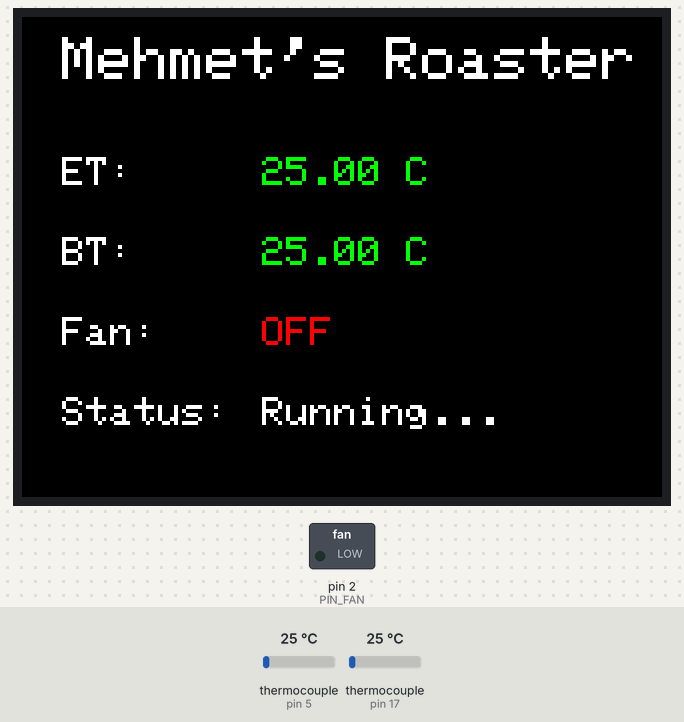
The sketch below on a simulated Arduino Mega 2560, built with avr-gcc and run on an emulated ATmega2560. Parts: 320×240 colour display, switched loads named in the sketch (green lamp = pin HIGH). The inputs (shaded band) are chosen by the test bench; at power-on: thermocouple (sensors on pin 5, pin 17) 25 °C. Pins used as bus, display or sensor lines are not drawn; what the sketch prints to the serial monitor is not drawn.

Above: at 1.4 s.
1.5 s: thermocouple (sensor on pin 5) set to 6 °C
At 1.9 s:
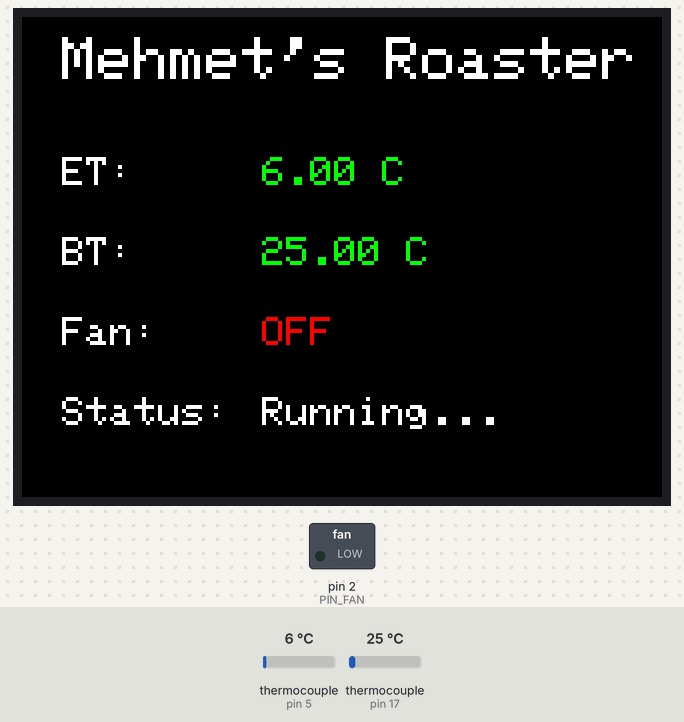
4.5 s: thermocouple (sensor on pin 17) set to 6 °C
At 5.8 s:
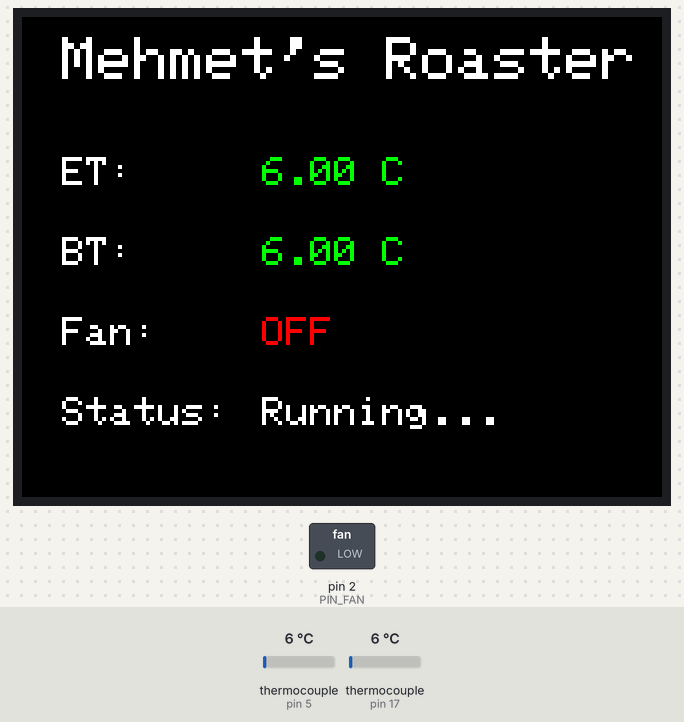
6.1 s: thermocouple (sensor on pin 5) set to 75 °C
At 6.8 s:
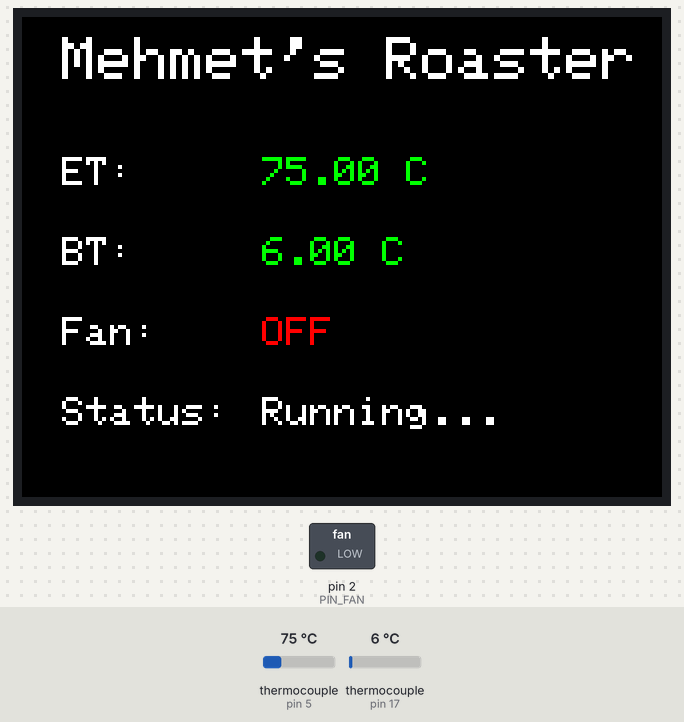
7.6 s: thermocouple (sensor on pin 17) set to 75 °C
At 8.3 s:
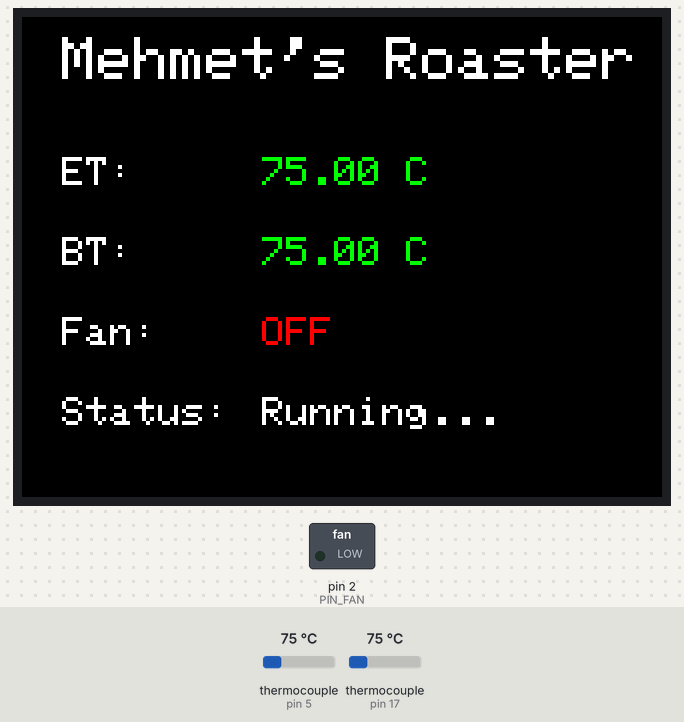
12.1 s: thermocouple (sensor on pin 5) set to 150 °C
At 12.9 s:
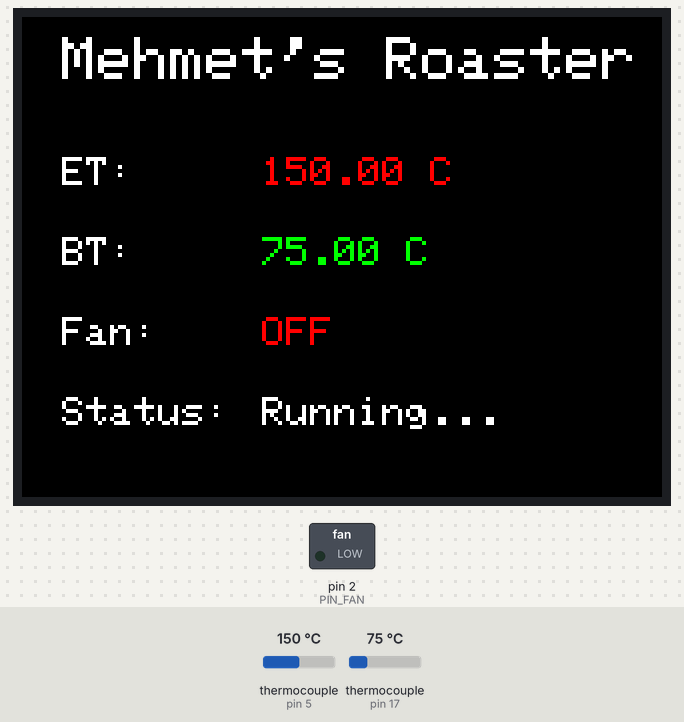
Timing chart, 0 to 15.1 s (numbered marks = the images above; inputs shaded):
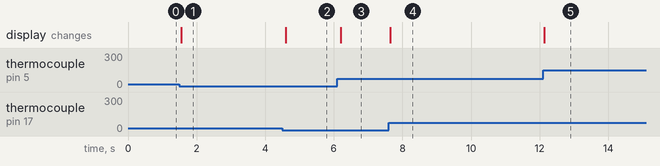

Measured:
- after the input at 1.5 s, the display: changes after 0.06 s (image 1)
- after the input at 4.5 s, the display: changes after 0.10 s (image 2)
- after the input at 6.1 s, the display: changes after 0.09 s (image 3)
- after the input at 7.6 s, the display: changes at once (image 4)
- after the input at 12.1 s, the display: changes at once (image 5)

The sketch:

main.ino
```cpp
#include <max6675.h>
#include <Adafruit_GFX.h>  // Core graphics library
#include <Adafruit_ST7789.h>
#include <SPI.h>  // Arduino SPI library

// Commands and commands handler
#include "./main.h"
#include "../lib/CommandHandler/CommandHandler.h"
#include "../lib/Commands/UnitsCommand.h"
#include "../lib/Commands/FanCommand.h"
#include "../lib/Commands/ReadCommand.h"
#include "../lib/Commands/ChanCommand.h"
#include "../lib/Commands/HeatCommand.h"

// TFT Object
Adafruit_ST7789 tft = Adafruit_ST7789(TFT_CS, TFT_DC, TFT_MOSI, TFT_SCLK, TFT_RST);

TemperatureUnit tempUnit = CELSIUS;

// Thermocouple Object
MAX6675 thermocouple(PIN_THERMO_CLK, PIN_THERMO_CS, PIN_THERMO_DO);
MAX6675 thermocouple2(PIN_THERMO_CLK, PIN_THERMO2_CS, PIN_THERMO_DO);

// Constants
const unsigned int LOOP_DELAY_MS = 50;  // Main loop delay

// Command Handler
CommandHandler commandHandler;

// Entry Point
void setup() {
  Serial.begin(115200);
  Serial.println("Artisan Roasting Software Initialized");

  // Register commands. OT2 is Artisan's fan channel; OT1 (heater) has no output on this
  // board and is just acked (see HeatCommand.h).
  commandHandler.registerCommand("UNITS", handleUnitsCommand);
  commandHandler.registerCommand("OT1", handleHeatCommand);
  commandHandler.registerCommand("OT2", handleFanCommand);
  commandHandler.registerCommand("READ", handleReadCommand);
  commandHandler.registerCommand("CHAN", handleChanCommand);

  initializeHardware();
  initializeTFT();
}

void loop() {
  // UBaseType_t freeStack = uxTaskGetStackHighWaterMark(NULL);
  // Serial.print("Free Stack: ");
  // Serial.println(freeStack);

  // Serial.print("Free Heap: ");
  // Serial.println(ESP.getFreeHeap());
  handleSerialCommand();

  // Read temperatures from both sensors
  float temp1 = readTemperature(tempUnit, 1);
  float temp2 = readTemperature(tempUnit, 2);
  bool fanState = digitalRead(PIN_FAN);

  // Update the display with both temperatures and fan state
  updateTFT(temp1, temp2, fanState);

  delay(LOOP_DELAY_MS);
}

// Initializes hardware components
void initializeHardware() {
  pinMode(PIN_FAN, OUTPUT);
  digitalWrite(PIN_FAN, LOW);  // Ensure fan is off initially

  pinMode(PIN_THERMO_CS, OUTPUT);     // Ensure thermocouple 1 CS pin is output
  digitalWrite(PIN_THERMO_CS, HIGH);  // Disable thermocouple 1 initially

  pinMode(PIN_THERMO2_CS, OUTPUT);     // Ensure thermocouple 2 CS pin is output
  digitalWrite(PIN_THERMO2_CS, HIGH);  // Disable thermocouple 2 initially
}

// Initializes the TFT display
void initializeTFT() {
  tft.init(240, 320, SPI_MODE2);  // Initialize with the resolution of the display
  tft.setRotation(1);             // Landscape mode
  tft.fillScreen(ST77XX_BLACK);

  // Title
  tft.setTextSize(3);
  tft.setTextColor(ST77XX_WHITE);
  tft.setCursor(20, 10);
  tft.print("Mehmet's Roaster");

  // Labels
  tft.setTextSize(2);
  tft.setCursor(20, 70);
  tft.print("ET:");
  tft.setCursor(20, 110);
  tft.print("BT:");
  tft.setCursor(20, 150);
  tft.print("Fan:");
  tft.setCursor(20, 190);
  tft.print("Status:");
}

void handleSerialCommand() {
  if (Serial.available() > 0) {
    String command = Serial.readStringUntil('\n');
    command.trim();  // Remove whitespace
    commandHandler.handleCommand(command);
  }
}

// Reads temperature from the thermocouple
float readTemperature(TemperatureUnit unit, int sensor) {
  int thermo_cs = (sensor == 1) ? PIN_THERMO_CS : PIN_THERMO2_CS;

  SPI.beginTransaction(SPISettings(4000000, MSBFIRST, SPI_MODE0));

  digitalWrite(TFT_CS, HIGH);    // Disable TFT
  digitalWrite(thermo_cs, LOW);  // Enable selected thermocouple

  float temp = (unit == FAHRENHEIT)
                 ? (sensor == 1 ? thermocouple.readFahrenheit() : thermocouple2.readFahrenheit())
                 : (sensor == 1 ? thermocouple.readCelsius() : thermocouple2.readCelsius());

  digitalWrite(thermo_cs, HIGH);  // Disable selected thermocouple
  SPI.endTransaction();           // End SPI transaction

  if (isnan(temp)) {
    Serial.print("Error: Temperature read failed for sensor ");
    Serial.println(sensor);
    return -1.0;  // Indicates an error
  }

  return temp;
}

// Updates the TFT with dynamic values
void updateTFT(float temp1, float temp2, bool fanState) {
  digitalWrite(TFT_CS, LOW);  // Enable TFT

  // Sensor 1 Temperature
  tft.fillRect(120, 70, 1, 1, ST77XX_BLACK);     // Clear previous temp
  tft.fillRect(120, 70, 160, 30, ST77XX_BLACK);  // Clear previous temp
  tft.setCursor(120, 70);
  if (temp1 < 0) {
    tft.setTextColor(ST77XX_RED);
    tft.print("Error");
  } else {
    tft.setTextColor(temp1 > 100 ? ST77XX_RED : ST77XX_GREEN);
    tft.print(temp1);
    tft.print(tempUnit == CELSIUS ? " C" : " F");
  }

  // Sensor 2 Temperature
  tft.fillRect(120, 110, 160, 30, ST77XX_BLACK);  // Clear previous temp
  tft.setCursor(120, 110);
  if (temp2 < 0) {
    tft.setTextColor(ST77XX_RED);
    tft.print("Error");
  } else {
    tft.setTextColor(temp2 > 100 ? ST77XX_RED : ST77XX_GREEN);
    tft.print(temp2);
    tft.print(tempUnit == CELSIUS ? " C" : " F");
  }

  // Fan Status
  tft.fillRect(120, 150, 160, 30, ST77XX_BLACK);  // Clear previous fan status
  tft.setCursor(120, 150);
  tft.setTextColor(fanState ? ST77XX_GREEN : ST77XX_RED);
  tft.print(fanState ? "ON" : "OFF");

  // Status
  tft.fillRect(120, 190, 200, 30, ST77XX_BLACK);  // Clear previous status
  tft.setCursor(120, 190);
  tft.setTextColor(ST77XX_WHITE);
  tft.print("Running...");

  digitalWrite(TFT_CS, HIGH);
}
```

CommandHandler.cpp
```cpp
#include "../lib/CommandHandler/CommandHandler.h"

void CommandHandler::registerCommand(const String &command, CommandCallback callback)
{
    commandMap[command] = callback;
}

void CommandHandler::handleCommand(const String &input)
{
    String command = input.substring(0, input.indexOf(';'));    // Extract command part
    String arguments = input.substring(input.indexOf(';') + 1); // Extract arguments part

    if (commandMap.find(command) != commandMap.end())
    {
        commandMap[command](arguments); // Call the corresponding callback
    }
    else
    {
        Serial.println("#ERROR: Unknown Command");
    }
}
```

main.h
```cpp
#ifndef MAIN_H
#define MAIN_H

#define PIN_FAN 2  // Digital output pin to control the fan

#define PIN_THERMO_DO 19   // Data Out pin for the MAX6675 thermocouple
#define PIN_THERMO_CLK 18  // Clock pin for the MAX6675 thermocouple
#define PIN_THERMO_CS 5    // Chip Select pin for the MAX6675 thermocouple
#define PIN_THERMO2_CS 17  // Chip Select pin for the second MAX6675 thermocouple

#define TFT_SCLK 18 // Serial Clock pin for SPI communication
#define TFT_MOSI 23 // Master Out Slave In pin for SPI communication
#define TFT_RST 4   // Reset pin for the TFT display
#define TFT_DC 22   // Data/Command control pin for the TFT display
#define TFT_CS 15   // Chip Select pin for the TFT display

enum TemperatureUnit {
    CELSIUS,
    FAHRENHEIT
};


// Function Prototypes
void initializeHardware();
void initializeTFT();
void handleSerialCommand();
float readTemperature(TemperatureUnit unit, int sensor);
void updateTFT(float temp, bool fanState);

#endif // MAIN_H
```
